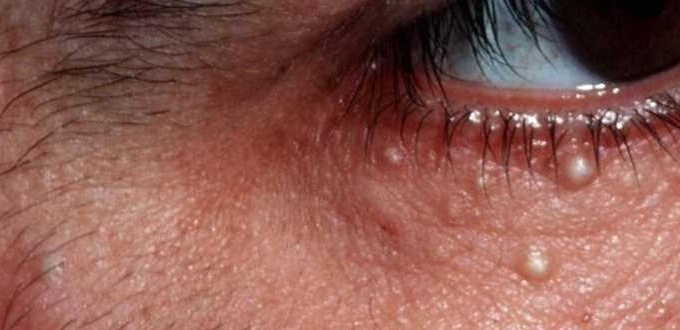
#> input picture AI/augment/documents/testimage/milia_mild_0346.jpg, 680 x 330 px; its folder holds only this picture in this run
$ python augment.py
#> lines starting #> are read from the running program, lines starting #| are printed output that depends on the picture
import os
import random
from PIL import Image, ImageOps, ImageEnhance, ImageFilter

# --- CONFIG ---
ZOOM_RANGE = (0.85, 1.15)
ROTATION_RANGE = (-15, 15)
BRIGHTNESS_RANGE = (0.85, 1.15)
CONTRAST_RANGE = (0.9, 1.1)
SATURATION_RANGE = (0.9, 1.1)
SHARPNESS_RANGE = (0.8, 1.2)
BLUR_PROB = 0.15
NOISE_PROB = 0.1

current_images = [f for f in os.listdir(".") if f.lower().endswith((".jpg", ".jpeg", ".png")) and "_aug" not in f]
print(f"Images in current directory: {len(current_images)}")
# CHANGE THIS TO YOUR ROOT FOLDER WITH ALL IMAGES
ROOT_FOLDER = "."  # or "C:/path/to/your/images"
AUG_PER_IMAGE = int(input("Augmentations per image: ").strip())
#> the answer given: 3

# ---------------

def random_zoom(img):
    w, h = img.size
    zoom_factor = random.uniform(*ZOOM_RANGE)
    if zoom_factor > 1.0:
        new_w = int(w / zoom_factor)
        new_h = int(h / zoom_factor)
        left = random.randint(0, max(1, w - new_w))
        top = random.randint(0, max(1, h - new_h))
        img = img.crop((left, top, left + new_w, top + new_h))
        img = img.resize((w, h), Image.LANCZOS)
    else:
        new_w = int(w * zoom_factor)
        new_h = int(h * zoom_factor)
        img_small = img.resize((new_w, new_h), Image.LANCZOS)
        new_img = Image.new("RGB", (w, h), (0, 0, 0))
        left = (w - new_w) // 2
        top = (h - new_h) // 2
        new_img.paste(img_small, (left, top))
        img = new_img
    return img

def add_noise(img):
    pixels = img.load()
    w, h = img.size
    for _ in range(int(w * h * 0.01)):
        x = random.randint(0, w-1)
        y = random.randint(0, h-1)
        r, g, b = pixels[x, y]
        noise = random.randint(-20, 20)
        pixels[x, y] = (
            max(0, min(255, r + noise)),
            max(0, min(255, g + noise)),
            max(0, min(255, b + noise))
        )
    return img

def augment_image(filepath):
    img = Image.open(filepath).convert("RGB")
    directory = os.path.dirname(filepath)
    filename = os.path.basename(filepath)

    for i in range(AUG_PER_IMAGE):
        aug = img.copy()

        if random.random() < 0.5:
            aug = ImageOps.mirror(aug)

        if random.random() < 0.3:
            aug = ImageOps.flip(aug)

        angle = random.uniform(*ROTATION_RANGE)
        aug = aug.rotate(angle, expand=False, resample=Image.BICUBIC, fillcolor=(0,0,0))

        aug = random_zoom(aug)

        brightness = random.uniform(*BRIGHTNESS_RANGE)
        enhancer = ImageEnhance.Brightness(aug)
        aug = enhancer.enhance(brightness)

        contrast = random.uniform(*CONTRAST_RANGE)
        enhancer = ImageEnhance.Contrast(aug)
        aug = enhancer.enhance(contrast)

        saturation = random.uniform(*SATURATION_RANGE)
        enhancer = ImageEnhance.Color(aug)
        aug = enhancer.enhance(saturation)

        sharpness = random.uniform(*SHARPNESS_RANGE)
        enhancer = ImageEnhance.Sharpness(aug)
        aug = enhancer.enhance(sharpness)

        if random.random() < BLUR_PROB:
            aug = aug.filter(ImageFilter.GaussianBlur(radius=random.uniform(0.5, 1.5)))

        if random.random() < NOISE_PROB:
            aug = add_noise(aug)

        name, ext = os.path.splitext(filename)
        save_path = os.path.join(directory, f"{name}_aug{i+1}{ext}")
        aug.save(save_path)

# --- RECURSIVELY FIND ALL IMAGES ---
original_images = []
for root, dirs, files in os.walk(ROOT_FOLDER):
    for file in files:
        if file.lower().endswith((".jpg", ".jpeg", ".png")) and "_aug" not in file:
            original_images.append(os.path.join(root, file))

print(f"Found {len(original_images)} original images across all folders")
print(f"Generating {AUG_PER_IMAGE} augmentations per image...")

for filepath in original_images:
    augment_image(filepath)
#> in augment_image, img is the input picture: PIL image 680x330 RGB; mean R, G, B 140.8, 90.6, 81.2
#> the loop in augment_image, `for i in range(AUG_PER_IMAGE):` made 3 passes
#> pass 1, in augment_image, `aug = aug.rotate(angle, expand=False, resample=Image.BICUBIC, fillcolo..`:
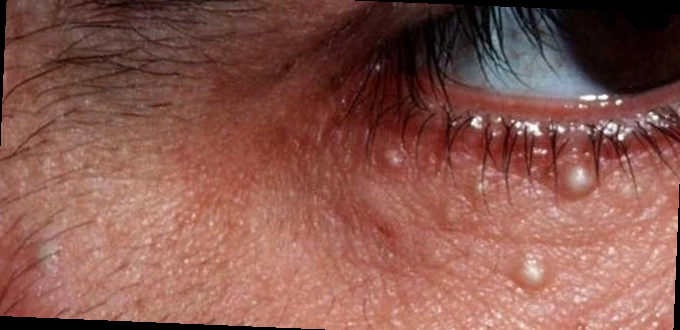
#> aug: PIL image 680x330 RGB; mean R, G, B 136.7, 87.8, 78.5
#> pass 1, in random_zoom, `img = new_img`:
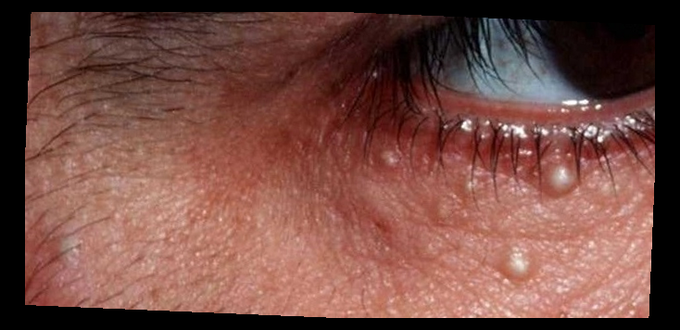
#> img: PIL image 680x330 RGB; mean R, G, B 117.5, 75.4, 67.5
#> after the loop in augment_image, `for i in range(AUG_PER_IMAGE):`:
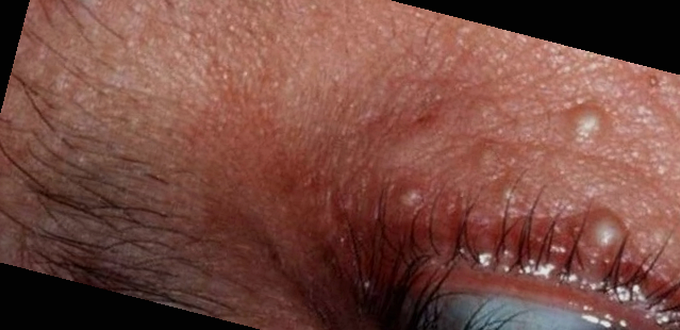
#> aug: PIL image 680x330 RGB; mean R, G, B 119.6, 74.9, 66
    print(f"Processed: {filepath}")

total = len(original_images) * (AUG_PER_IMAGE + 1)
print(f"\nDone! Total images: {total}")
print(f"Original: {len(original_images)}, Augmented: {len(original_images) * AUG_PER_IMAGE}")
